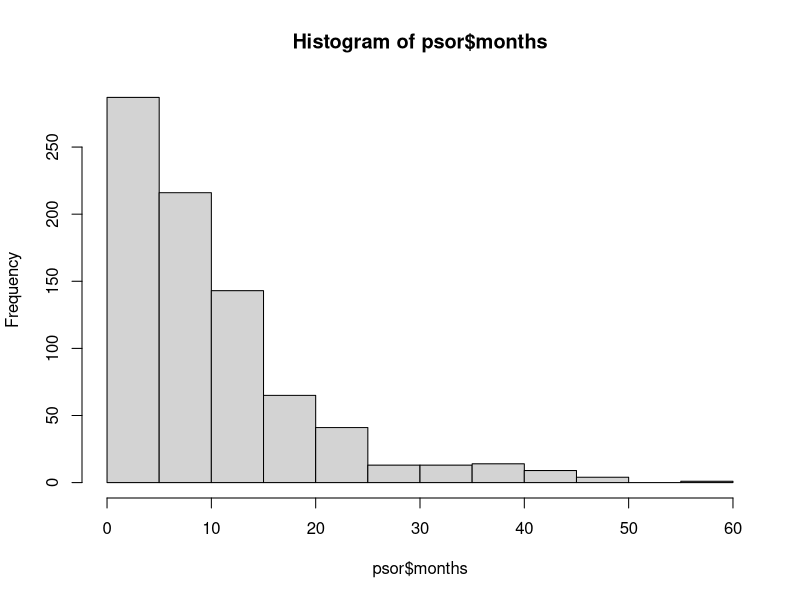
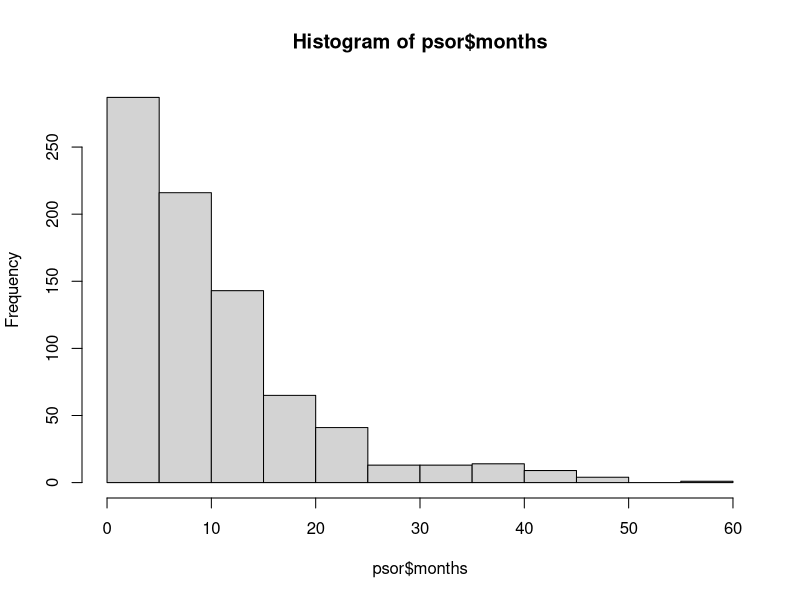

Write R code to recreate these figures, in order.
# multistate modeling

# install.packages('msm')
library(msm)
psor |> head() # psoriatic arthritis
?psor
psor$state |> table()
psor$ptnum |> unique() |> length() # 305 patients
# 4 states, from 1 to 4 increasing severity of damaged joints

cav |> head()
cav$PTNUM |> unique() |> length() # 622 patients
cav$state |> table()
# 4 states
# 4 is death, no returning
# while other 3 are increasing severity of cav (coronary artery disease)


# basic msm ----

# psor
# p(1->4)
# time expected over next 10 years with 10 or more damaged (4)

# state need to be in numbers
# need to specify the transition structure of the model
psor |> head() # psoriatic arthritis

# time (month): time of observed state, not transition!!!

# summarise the transition 
# 1-2, 2-3, ...
# by counting
# this would require the patient observation time to be ordered

statetable.msm(state = state, subject = ptnum, data = psor)

# 16 people wen from 1 to 3

hist(psor$months)

# define transition structure

Q <- rbind(c(0, 1, 0, 0), 
           c(0, 0, 1, 0), 
           c(0, 0, 0, 1),
           c(0, 0, 0, 0))

# if compare with the state table, some patients went from 1 to 3 directly
# this is not allowed in transition structure
# these people must have gone through 2, without being recorded


psor_msm <- msm(state ~ months, 
                subject = ptnum, 
                data = psor, 
                qmatrix = Q, 
                gen.inits = T)
psor_msm
summary(psor_msm)

# the output is the intensity

# prediction ----

# mean sojourn time
# in a state r, is the expected length of period spent in that state
# defined as -1/q_rr

sojourn.msm(psor_msm)
# 1/0.09125


# transition probability
# need to specify interval t
psor$months |> hist()

pmatrix.msm(psor_msm, t=1)
pmatrix.msm(psor_msm, t = 10)
pmatrix.msm(psor_msm, t = 20)

# confidence interval can be estimated via bootstrap

# total length of stay in states
totlos.msm(psor_msm, t = 1)
totlos.msm(psor_msm, t = 10)
